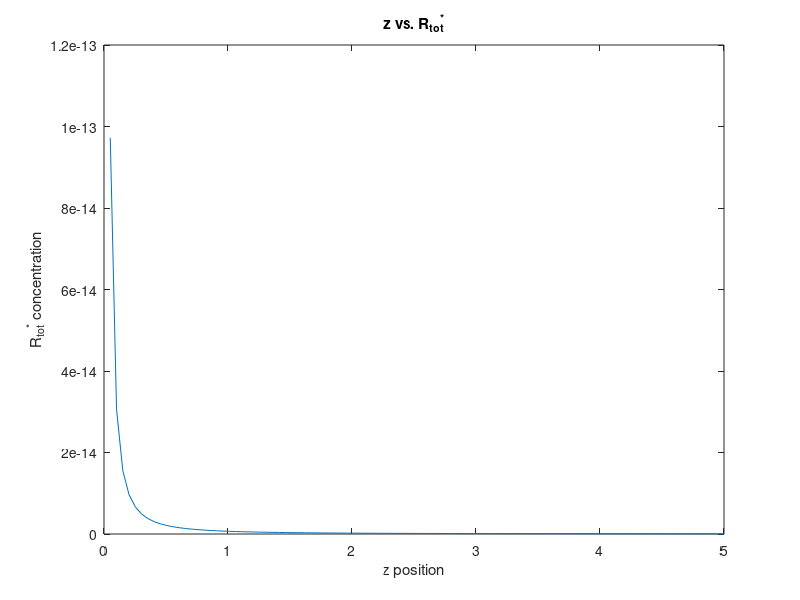

Here is the MATLAB script that generated this plot:
% Problem 2
clear all
close all

%Parameters
ke = 1e-4;
kestar = 5e-3;
kf = 5.14e-21;
kr = 2.5e-2;
kdeg = 8e-4;
Vs = 18;
gamma = 1e2;
DL = 1e-10;
q = 1e3;
nc = 3e8;

z = linspace(0,5);

for i = 1:length(z)
    Kss = kestar*kf/(ke*(kr+kestar));

    Shz = (gamma*z(i)^2/DL)^(1/3);

    Lc = (q*nc)/Shz;

    secquan = Kss*Lc/((z(i)/DL)+Kss*Lc);

    firquan = (1/kestar + 1/kdeg);

    Rtot(i) = firquan*secquan*Vs;
end

figure
plot(z,Rtot)
xlabel("z position")
ylabel("R_t_o_t^* concentration")
title("z vs. R_t_o_t^*")
